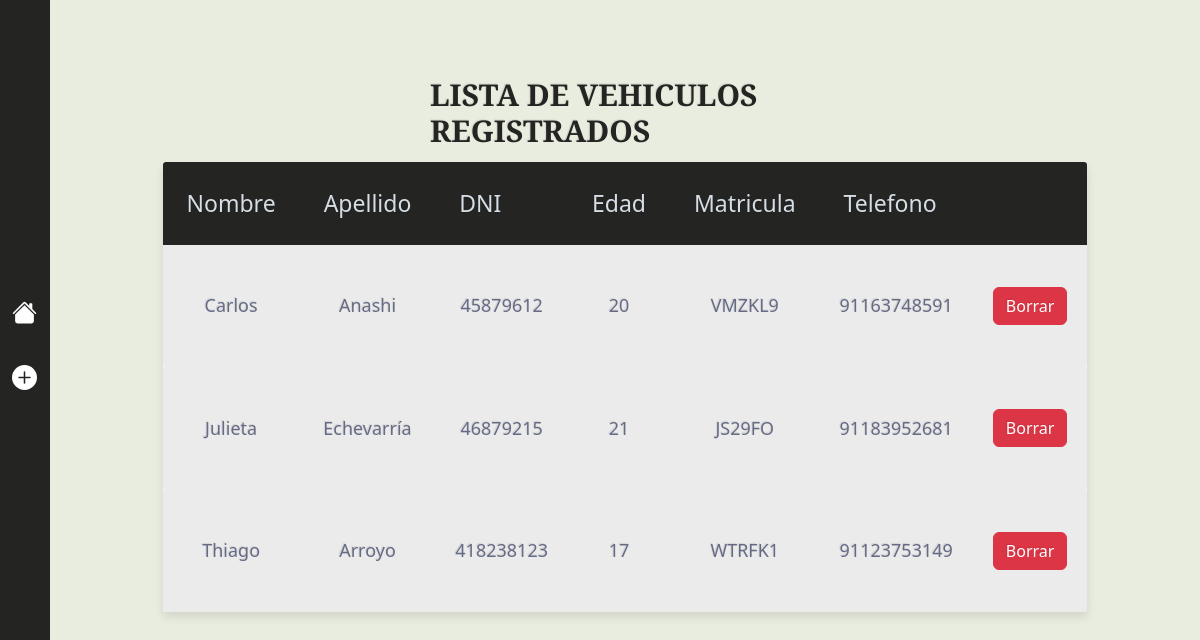
Page /verVehiculos.php on the committed database.
### tables this page shows
CREATE TABLE `propietario` (
  `nombre` varchar(50) DEFAULT NULL,
  `apellido` varchar(50) DEFAULT NULL,
  `dni` int(11) NOT NULL,
  `edad` int(11) DEFAULT NULL,
  `matricula` varchar(50) DEFAULT NULL,
  `telefono` varchar(50) DEFAULT NULL
);

### verVehiculos.php (the view, shortened to what this page needs)
<?php
	$conexion=mysqli_connect('localhost','root','','estacionamiento');
?>
<!DOCTYPE html>
<html lang="en">
<head>
    <link rel="stylesheet" href="styles/lista.css">
    <link href="https://cdn.jsdelivr.net/npm/bootstrap@5.2.0-beta1/dist/css/bootstrap.min.css" rel="stylesheet">
</head>
<body style="background-color: #e8eddf;">
    <div class="menuLateral">
        <a href="index.php" class="botonLateral" style="margin-top: 300px;" data-bs-toggle="tooltip" data-bs-placement="right" title="Inicio">
        </a>
        <a href="agregarVehiculo.php" class="botonLateral" style="margin-top: 40px;" data-bs-toggle="tooltip" data-bs-placement="right" title="Agregar vehiculo">
            <svg xmlns="http://www.w3.org/2000/svg" width="25" height="25" fill="white" class="bi bi-plus-circle-fill" viewBox="0 0 16 16" style="margin-top: 40px;">
            <path d="M16 8A8 8 0 1 1 0 8a8 8 0 0 1 16 0zM8.5 4.5a.5.5 0 0 0-1 0v3h-3a.5.5 0 0 0 0 1h3v3a.5.5 0 0 0 1 0v-3h3a.5.5 0 0 0 0-1h-3v-3z"/>
            </svg>
        </a>
    </div>
    <br><br><br>
    <div class="table-title">
        <h3 style="margin-left: 125px; color: #242423; font-family: Alegreya Sans SC; font-weight: bold;">Lista de vehiculos registrados</h3>
    </div>
    <table class="table-fill">
        <thead>
        <tr>
        <th class="text-left">Nombre</th>
        <th class="text-left">Apellido</th>
        <th class="text-left">DNI</th>
        <th class="text-left">Edad</th>
        <th class="text-left">Matricula</th>
        <th class="text-left">Telefono</th>
        <th></th>
        </tr>
        <?php
		    $sql="SELECT * from propietario";
		    $result=mysqli_query($conexion,$sql);
		    while($mostrar=mysqli_fetch_array($result)){
		?>
        </thead>
        <tbody class="table-hover">
        <tr>
        <td class="text-left" style="text-align: center;"><?php echo $mostrar['nombre'] ?></td>
        <td class="text-left" style="text-align: center;"><?php echo $mostrar['apellido'] ?></td>
        <td class="text-left" style="text-align: center;"><?php echo $mostrar['dni'] ?></td>
        <td class="text-left" style="text-align: center;"><?php echo $mostrar['edad'] ?></td>
        <td class="text-left" style="text-align: center;"><?php echo $mostrar['matricula'] ?></td>
        <td class="text-left" style="text-align: center;"><?php echo $mostrar['telefono'] ?></td>
        <td class="text-left"><a class="btn btn-danger" href="borrar.php?dni=<?php echo $mostrar['dni'];?>">Borrar</a></td>
        </tr>
        <?php
	        }
	    ?>
        </tbody>
    </table>
</body>
</html>

### styles/lista.css (style rules this page uses)
.menuLateral { width: 50px; height: 768px; background-color: #242423; margin: 0; float: left; }
.botonLateral { width: 25px; height: 25px; margin-left: 12px; }
body { background-color: #3e94ec; font-family: "Roboto", helvetica, arial, sans-serif; font-size: 16px; font-weight: 400; text-rendering: optimizeLegibility; }
div.table-title { display: block; margin: auto; max-width: 600px; padding:5px; width: 100%; }
.table-title h3 { color: #fafafa; font-size: 30px; font-weight: 400; font-style:normal; font-family: "Roboto", helvetica, arial, sans-serif; text-shadow: -1px -1px 1px rgba(0, 0, 0, 0.1); text-transform:uppercase; }
.table-fill { background: white; border-radius:3px; border-collapse: collapse; height: 450px; margin: auto; max-width: 600px; padding:5px; width: 100%; box-shadow: 0 5px 10px rgba(0, 0, 0, 0.1); animation: float 5s infinite; }
th { color:#D5DDE5;; background:#242423; border-bottom:4px solid #9ea7af; border-right: 1px solid #343a45; font-size:23px; font-weight: 100; padding:24px; text-align:left; text-shadow: 0 1px 1px rgba(0, 0, 0, 0.1); vertical-align:middle; }
th:first-child { border-top-left-radius:3px; }
th:last-child { border-top-right-radius:3px; border-right:none; }
tr { border-top: 1px solid #C1C3D1; border-bottom-: 1px solid #C1C3D1; color:#666B85; font-size:16px; font-weight:normal; text-shadow: 0 1px 1px rgba(256, 256, 256, 0.1); }
tr:first-child { border-top:none; }
tr:last-child { border-bottom:none; }
tr:nth-child(odd) td { background:#EBEBEB; }
tr:last-child td:first-child { border-bottom-left-radius:3px; }
tr:last-child td:last-child { border-bottom-right-radius:3px; }
td { background:#FFFFFF; padding:20px; text-align:left; vertical-align:middle; font-weight:300; font-size:18px; text-shadow: -1px -1px 1px rgba(0, 0, 0, 0.1); border-right: 1px solid #C1C3D1; }
td:last-child { border-right: 0px; }
th.text-left { text-align: left; }
td.text-left { text-align: left; }

### rows in the picture
propietario: nombre "Carlos", apellido "Anashi", dni "45879612", edad "20", matricula "VMZKL9", telefono "91163748591"
propietario: nombre "Julieta", apellido "Echevarría", dni "46879215", edad "21", matricula "JS29FO", telefono "91183952681"
propietario: nombre "Thiago", apellido "Arroyo", dni "418238123", edad "17", matricula "WTRFK1", telefono "91123753149"
